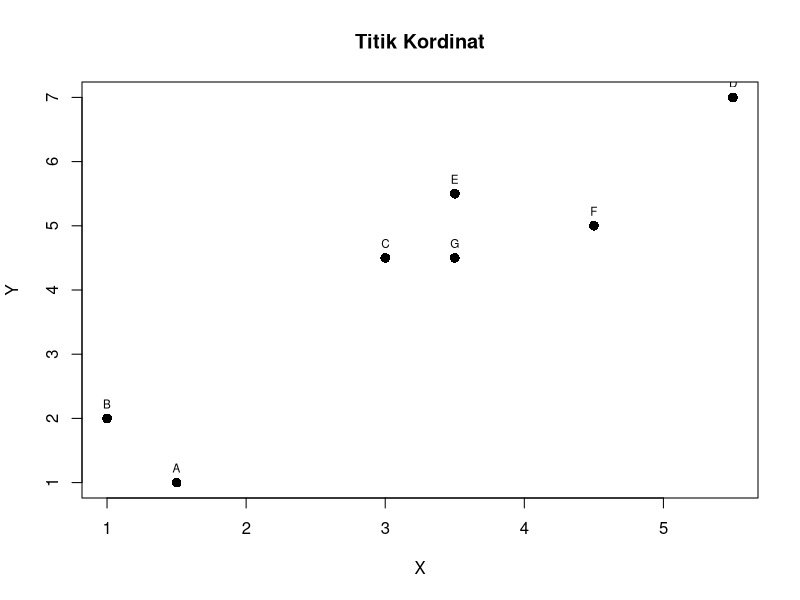

R code for this plot:
## ---- chunk 1
A <- c(1.5,1.0)
B <- c(1.0,2.0)
C <- c(3.0,4.5)
D <- c(5.5,7.0)
E <- c(3.5,5.5)
F <- c(4.5,5.0)
G <- c(3.5,4.5)
## ---- chunk 2
A
B
C
D
E
F
G
## ---- chunk 3
df <- data.frame(titik = c('A','B','C','D','E','F','G'), x = c(1.5,1.0,3.0,5.5,3.5,4.5,3.5), y = c(1.0,2.0,4.5,7.0,5.5,5.0,4.5))
## ---- chunk 4
plot(df$x,df$y,main = "Titik Kordinat",cex=1.3,pch=16,xlab="X",ylab="Y")
text(df$x,df$y, labels=df$titik, cex=0.7,pos=3)
## ---- chunk 5
# fungsi sample() utk memilih isi dari objek titik secara random sebanyak K buah.

objek_titik <- sample(df$titik,2)
print(objek_titik)
